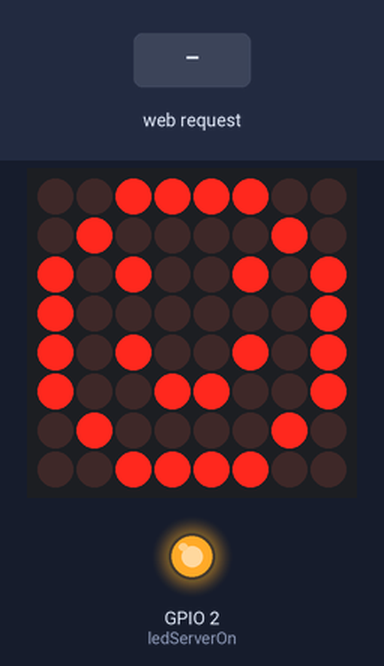
A sketch run on a simulated ESP32. On the bench: 8×8 LED matrix, output pins drawn as LEDs (lit = HIGH). The inputs (shaded band) are chosen by the test bench. WiFi joins after 1.5 s; servers stay silent unless stated; what the sketch prints to the serial monitor is not drawn.

Above: at 3.2 s.
3.3 s: HTTP request GET /up received
At 3.7 s:
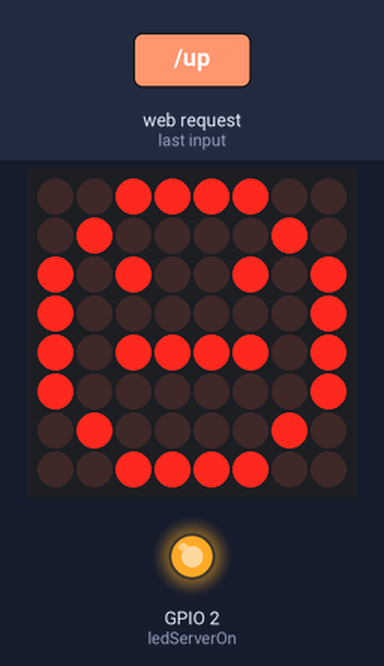
4.8 s: HTTP request GET /up received
At 6.0 s:
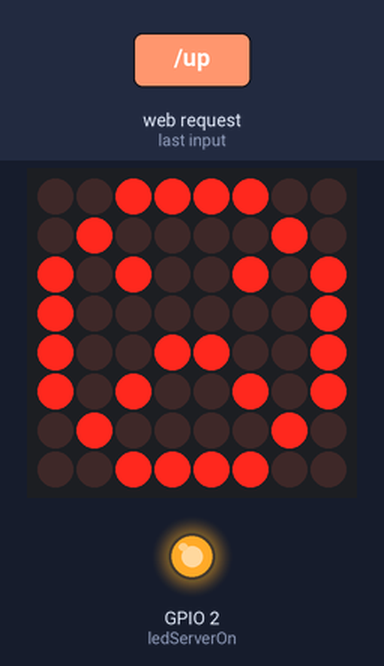
6.3 s: HTTP request GET /down received
At 7.2 s:
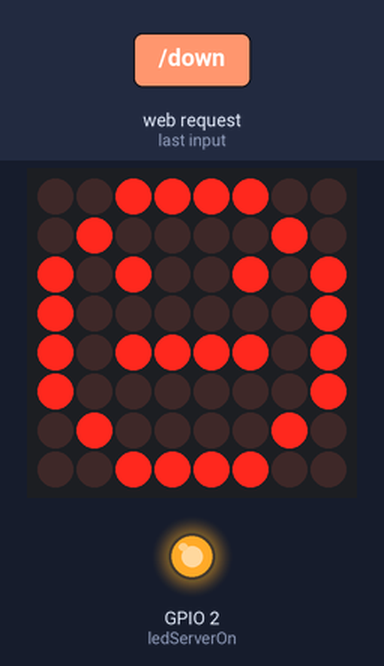
Timing chart, 0 to 9.3 s (numbered marks = the images above; inputs shaded):
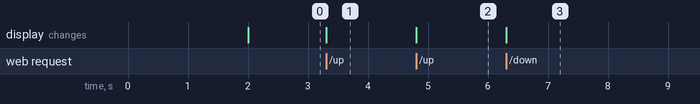

Measured:
- after the input at 3.3 s, the display: changes at once (image 1)
- after the input at 4.8 s, the display: changes at once (image 2)
- after the input at 6.3 s, the display: changes at once (image 3)

The sketch:

Server_8x8.ino
```cpp
#include <LedControl.h>
#include <WiFi.h>
#include <WebServer.h>

// Coded by Felipe Beserra :) - GPLV3

// /------------------/
// /--Server config---/
// /------------------/

const char* ssid = "FamiliaOliveira - 2G";  // Enter SSID here
const char* password = "oliveira123";  //Enter Password here

const int ledServerOn = 2;

WebServer server(80);

// /------------------/
// /--8x8 Matrix------/
// /------------------/

#define DIN 18
#define CS 19
#define CLK 21

LedControl lc = LedControl(DIN,CLK,CS,1);

int presetIndex = 0;

byte presetDrawns[3][8] = {
  {B00111100,B01000010,B10100101,B10000001,B10100101,B10011001,B01000010,B00111100},
  {B00111100, B01000010,B10100101,B10000001,B10111101,B10000001,B01000010,B00111100},
  {B00111100,B01000010,B10100101,B10000001,B10011001,B10100101,B01000010,B00111100}
};

void setup() {
  Serial.begin(115200);

  lc.shutdown(0,false);
  lc.setIntensity(0,8);
  lc.clearDisplay(0);

  Serial.println("8x8 Led Matrix setted up");
  Serial.println("Connecting to " + String(ssid));
  WiFi.begin(ssid, password);

  while (WiFi.status() != WL_CONNECTED) {
  delay(1000);
  Serial.print(".");
  }
  Serial.println("");
  Serial.println("WiFi connected..!");
  Serial.print("Got IP: ");  Serial.println(WiFi.localIP());

  server.on("/", handle_Home);
  server.on("/up", handle_Up);
  server.on("/down", handle_Down);
  server.onNotFound(handle_NotFound);

  server.begin();
  Serial.println("HTTP server started");
  pinMode(ledServerOn, OUTPUT);
  digitalWrite(ledServerOn, HIGH);
  draw(presetDrawns[presetIndex]);
}

// /------------------/
// /--Server----------/
// /------------------/

int presetSize = sizeof presetDrawns / sizeof presetDrawns[0];

void handle_Home() {
  server.send(200, "text/html", SendHTML());
}

void handle_Up() {
  presetIndex==presetSize-1? presetIndex = 0 : presetIndex++;
  draw(presetDrawns[presetIndex]);
  server.send(200, "text/html", SendHTML());
}

void handle_Down() {
  presetIndex==0? presetIndex = presetSize-1 : presetIndex--;
  draw(presetDrawns[presetIndex]);
  server.send(200, "text/html", SendHTML());
}

void handle_NotFound(){
  server.send(404, "text/plain", "Not found");
}

String SendHTML(){
  String ptr = "<!DOCTYPE html> <html>\n";
  ptr +="<head><meta name=\"viewport\" content=\"width=device-width, initial-scale=1.0, user-scalable=no\">\n";
  ptr +="<title>Beserrovsky: Esp32_8x8</title>\n";
  ptr +="<style>html { font-family: Helvetica; display: inline-block; margin: 0px auto; text-align: center;}\n";
  ptr +="body{margin-top: 50px;} h1 {color: #444444;margin: 50px auto 30px;} h3 {color: #444444;margin-bottom: 50px;}\n";
  ptr +=".button {display: block;width: 80px;background-color: #3498db;border: none;color: white;padding: 13px 30px;text-decoration: none;font-size: 25px;margin: 0px auto 35px;cursor: pointer;border-radius: 4px;}\n";
  ptr +=".button-on {background-color: #3498db;}\n";
  ptr +=".button-on:active {background-color: #2980b9;}\n";
  ptr +=".button-off {background-color: #34495e;}\n";
  ptr +=".button-off:active {background-color: #2c3e50;}\n";
  ptr +="p {font-size: 14px;color: #888;margin-bottom: 10px;}\n";
  ptr +="</style>\n";
  ptr +="</head>\n";
  ptr +="<body>\n";
  ptr +="<h1>ESP32 + 8x8 Matrix Web Server</h1>\n";
  ptr +="<h2>Preset on: " + String(presetIndex+1) + " / " + String(presetSize) + "</h2>\n";
  ptr +="<div><a href=\"/down\"><button>&#128072;</button></a><a href=\"/up\"><button>&#128073;</button></div>\n";
  ptr +="</body>\n";
  ptr +="</html>\n";
  return ptr;
}

// /------------------/
// /--8x8 Matrix------/
// /------------------/

void draw(byte drawn[]){
  lc.clearDisplay(0);
  lc.setRow(0,0,drawn[0]);
  lc.setRow(0,1,drawn[1]);
  lc.setRow(0,2,drawn[2]);
  lc.setRow(0,3,drawn[3]);
  lc.setRow(0,4,drawn[4]);
  lc.setRow(0,5,drawn[5]);
  lc.setRow(0,6,drawn[6]);
  lc.setRow(0,7,drawn[7]);
}

void loop(){
  server.handleClient();
}
```
